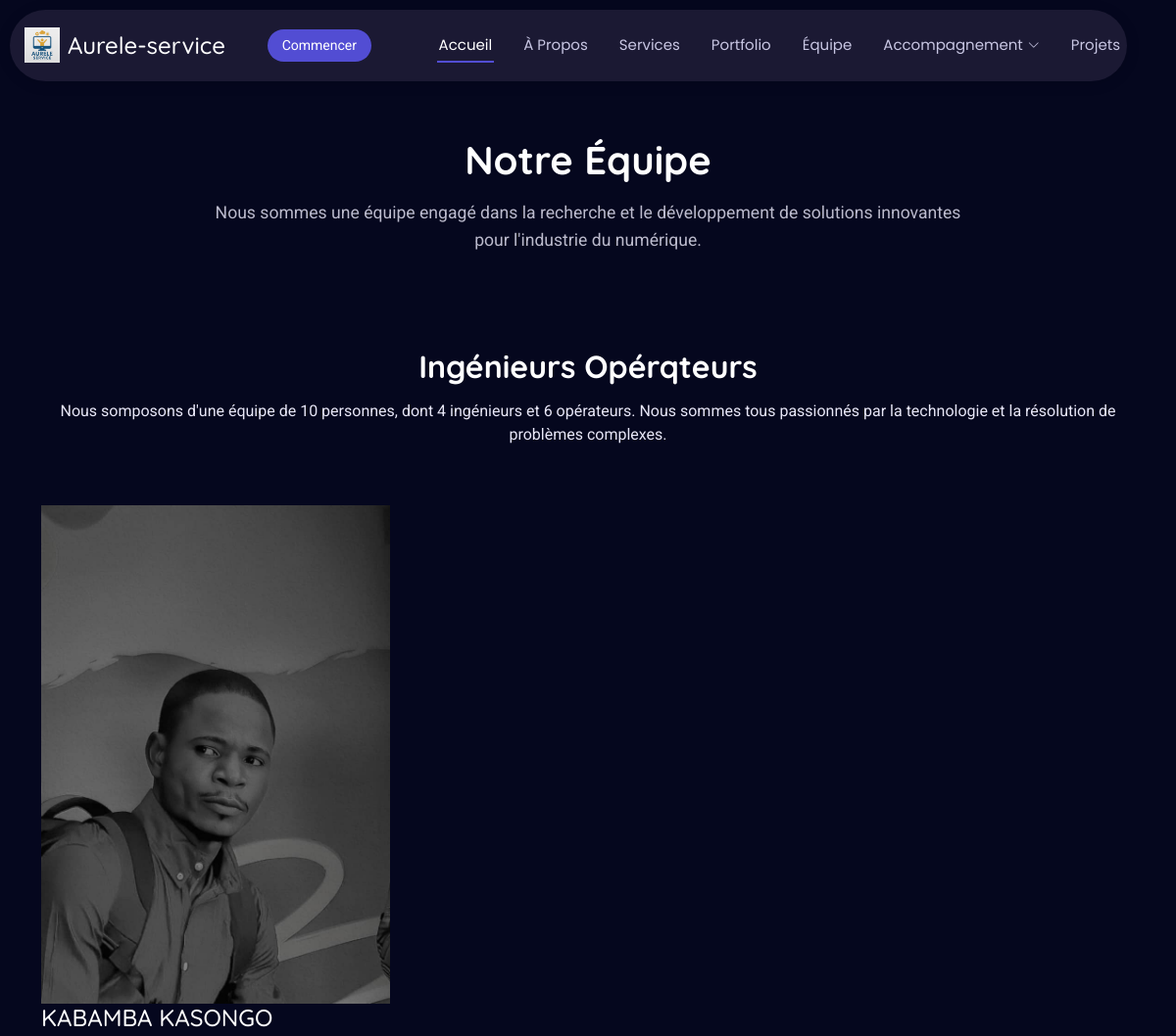
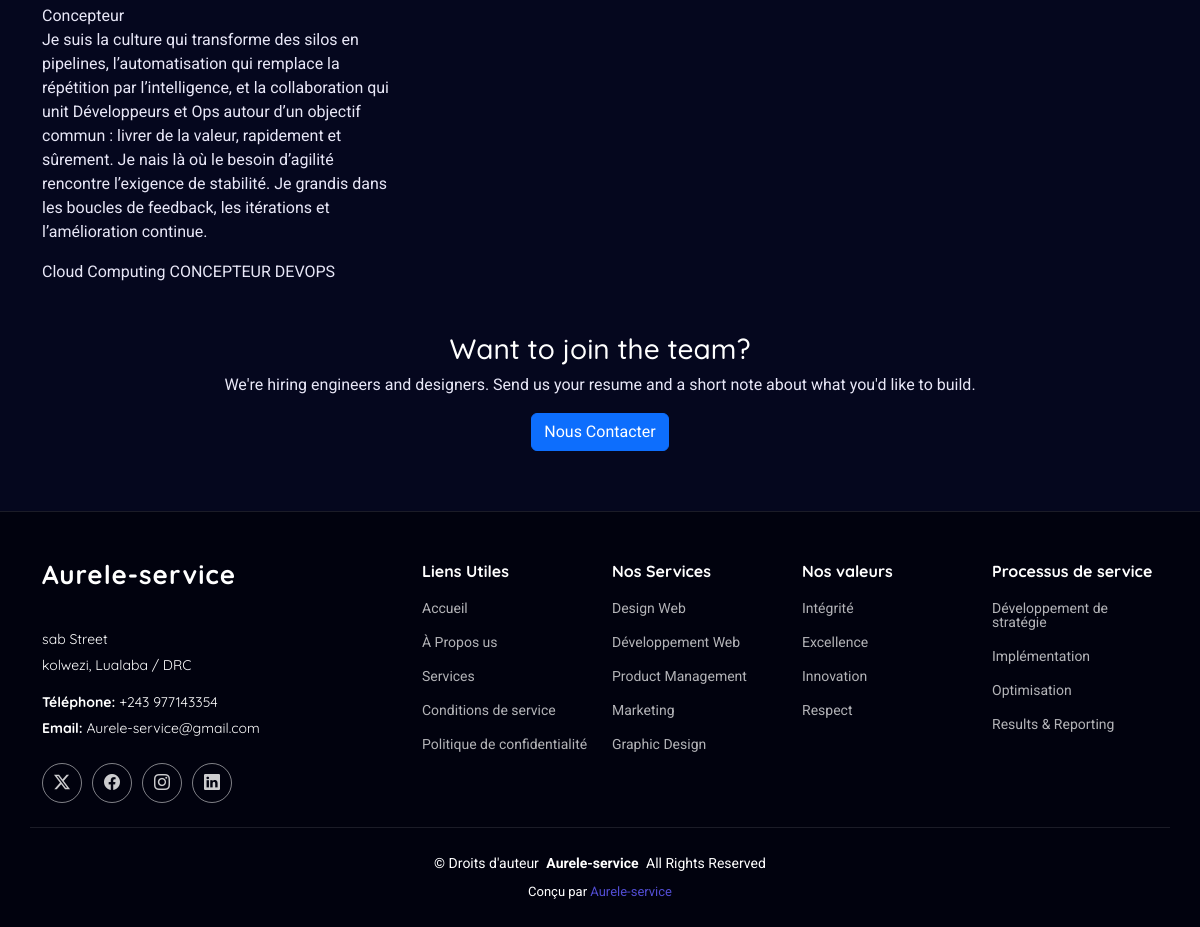
Page /team/ on the committed database (2 pictures, top to bottom).
### management/models.py (models this page shows, shortened)
class Teams(models.Model):
    name = models.CharField(max_length=100)
    role = models.CharField(max_length=100)
    skills = models.TextField()
    image = models.ImageField(upload_to='team_images/')  # Assuming image is represented by a file path or similar
    date_created = models.DateTimeField(auto_now_add=True)
    team_module = models.CharField(max_length=100, default='General', blank=True, null=True)
    team_module1 = models.CharField(max_length=100, default='General', blank=True, null=True)
    team_module2 = models.CharField(max_length=100, default='General', blank=True, null=True)
    class Meta:
        ordering = ['-date_created']

### management/views.py (the view)
# urls.py: path('team/', team, name='team'),
def team(request):
    teams = Teams.objects.all()
    context = {
        'teams': teams
    }
    return render(request, 'pages/team.html', context)

### templates/pages/team.html
{% extends 'base.html' %}
{% load static %}
{% block content %}
<main class="main">
    <div class="page-title">
        <div class="title-wrapper">
            <h1>Notre Équipe</h1>
            <p>
                Nous sommes une équipe engagé dans la recherche et le développement de solutions innovantes pour
                l'industrie
                du numérique.
            </p>
        </div>
    </div>
    <section id="team" class="team section">
        <div class="container" data-aos="fade-up">
            <div class="section-title">
                <h2>Ingénieurs Opérqteurs</h2>
                <p>
                    Nous somposons d'une équipe de 10 personnes, dont 4 ingénieurs et 6 opérateurs. Nous sommes tous
                    passionnés par la technologie et la résolution de problèmes complexes.
                </p>
            </div>
            <div class="row gy-4">
                {% for team in teams %}
                <div class="col-lg-4">
                    <div class="member-card">
                        <img src="{{ team.image.url }}" alt="{{ team.name }}" class="img-fluid rounded-rectangle">
                        <h4>{{ team.name }}</h4>
                        <span class="role">{{ team.role }}</span>
                        <p>{{ team.skills }}</p>
                        <div class="member-skills">
                            <span>{{ team.team_module }}</span> <span>{{ team.team_module1 }}</span>
                            <span>{{team.team_module2 }}</span>
                        </div>
                    </div>
                </div>
                {% endfor %}
            </div>
            <div class="team-cta text-center mt-5">
                <h3>Want to join the team?</h3>
                <p>We're hiring engineers and designers. Send us your resume and a short note about what you'd like to
                    build.</p>
                <a href="{% url 'messages' %}" class="btn btn-primary">Nous Contacter</a>
            </div>
        </div>
    </section>
</main>
{% endblock content %}

### rows in the picture
Teams: image (placeholder picture), name "KABAMBA KASONGO", role "Concepteur", skills "Je suis la culture qui transforme des silos en pipelines, l’automatisation qui remplace la répétition par l’intelligence, et la collaboration qui unit Développeurs et Ops autour d’un objectif commun : livrer de la valeur, rapidement et sûrement. Je nais là où le besoin d’agilité rencontre l’exigence de stabilité. Je grandis dans les boucles de feedback, les itérations et l’amélioration continue.", team_module "Cloud Computing", team_module1 "CONCEPTEUR", team_module2 "DEVOPS"
